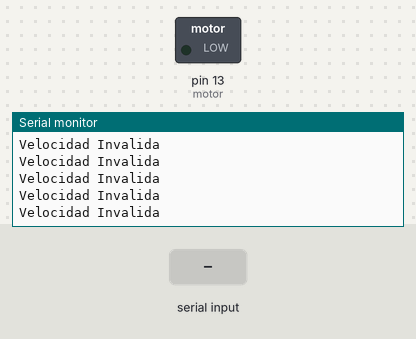
Simulated run of this sketch. Board: Arduino Uno, built with avr-gcc and run on an emulated ATmega328P. Shown: switched loads named in the sketch (green lamp = pin HIGH), the last lines printed to the serial monitor. Inputs (shaded band) come from the test bench.

Above: at 1.2 s.
1.3 s: "1" received over Serial
At 2.1 s:
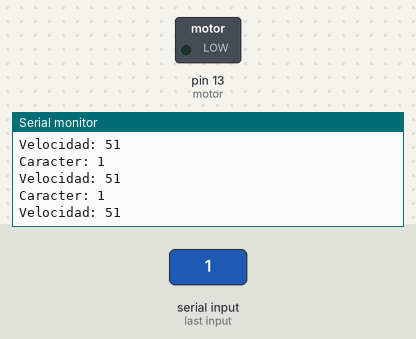
2.8 s: "0" received over Serial
At 3.9 s:
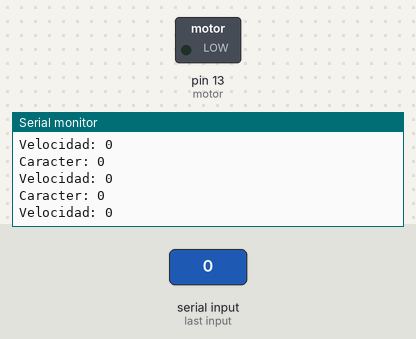
4.3 s: "2" received over Serial
At 4.8 s:
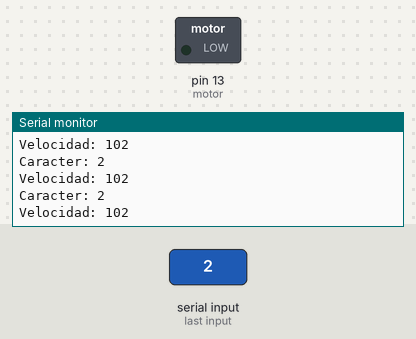
Timing chart, 0 to 7.3 s (numbered marks = the images above; inputs shaded):
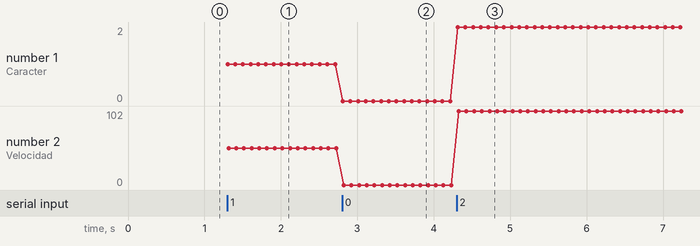

The sketch:

MotorPWM.ino
```cpp
//Moyete
//Edgar Moises Hernandez Gonzalez
//Mapear 6 velocidades de un motor
//20-09-2017

const int motor=13;//Pin digital 13
char caracter;//almacena caracter ingresado

void setup() {
  Serial.begin(9600);//Comunicacion serial
}

void loop() {
  if(Serial.available())//Si se escribe
    caracter=Serial.read();//caracter lee lo que se escribe
  if(caracter>='0' && caracter<='5'){
    int velocidad=map(caracter,'0','5',0,255);//mapeamos velocidad de 0 a 255
    analogWrite(motor,velocidad);//enviar valor analogico velocidad a motor
    Serial.print("Caracter: ");
    Serial.println(caracter);
    Serial.print("Velocidad: ");
    Serial.println(velocidad);
  }
  else
    Serial.println("Velocidad Invalida");
  delay(100);//100 milisegundos
}
```

Measured:
- after the input at 1.3 s, the serial monitor: prints a new line at once (image 1)
- after the input at 2.8 s, the serial monitor: prints a new line at once (image 2)
- after the input at 4.3 s, the serial monitor: prints a new line at once (image 3)
- plotted number 1: 1 → 0 after the input at 2.8 s, 0 → 2 after the input at 4.3 s
- plotted number 2: 51 → 0 after the input at 2.8 s, 0 → 102 after the input at 4.3 s
